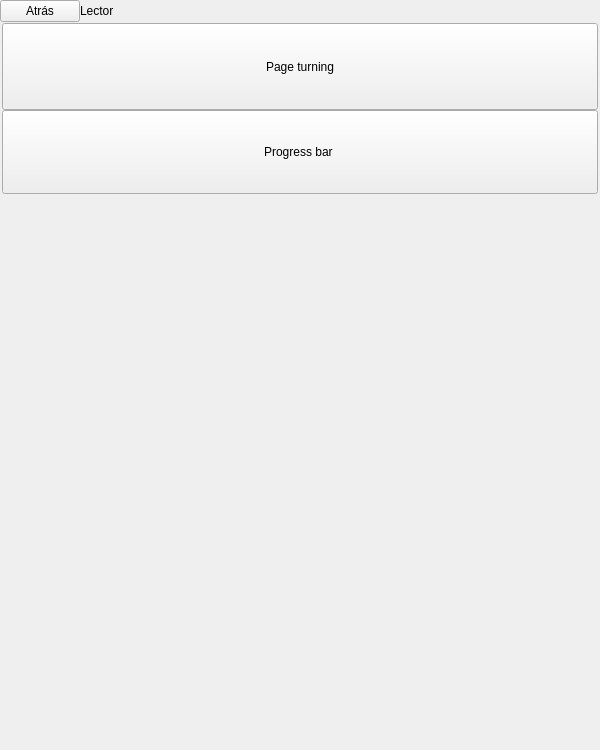
<?xml version="1.0" encoding="UTF-8"?>
<ui version="4.0">
 <class>SettingsReaderMenu</class>
 <widget class="QWidget" name="SettingsReaderMenu">
  <property name="geometry">
   <rect>
    <x>0</x>
    <y>0</y>
    <width>600</width>
    <height>750</height>
   </rect>
  </property>
  <property name="sizePolicy">
   <sizepolicy hsizetype="Expanding" vsizetype="Expanding">
    <horstretch>0</horstretch>
    <verstretch>0</verstretch>
   </sizepolicy>
  </property>
  <property name="minimumSize">
   <size>
    <width>600</width>
    <height>750</height>
   </size>
  </property>
  <property name="maximumSize">
   <size>
    <width>600</width>
    <height>750</height>
   </size>
  </property>
  <property name="windowTitle">
   <string>Form</string>
  </property>
  <property name="styleSheet">
   <string notr="true"/>
  </property>
  <layout class="QVBoxLayout" name="verticalLayout">
   <property name="spacing">
    <number>0</number>
   </property>
   <property name="margin">
    <number>0</number>
   </property>
   <item>
    <widget class="QWidget" name="settingsSectionHeader" native="true">
     <layout class="QHBoxLayout" name="horizontalLayout_8">
      <property name="spacing">
       <number>0</number>
      </property>
      <property name="margin">
       <number>0</number>
      </property>
      <item>
       <widget class="QPushButton" name="backBtn">
        <property name="focusPolicy">
         <enum>Qt::NoFocus</enum>
        </property>
        <property name="text">
         <string>Atrás</string>
        </property>
       </widget>
      </item>
      <item>
       <widget class="QLabel" name="sectionTitleLbl">
        <property name="minimumSize">
         <size>
          <width>0</width>
          <height>0</height>
         </size>
        </property>
        <property name="maximumSize">
         <size>
          <width>16777215</width>
          <height>10000</height>
         </size>
        </property>
        <property name="text">
         <string>Lector</string>
        </property>
       </widget>
      </item>
      <item>
       <spacer name="horizontalSpacer">
        <property name="orientation">
         <enum>Qt::Horizontal</enum>
        </property>
        <property name="sizeHint" stdset="0">
         <size>
          <width>40</width>
          <height>20</height>
         </size>
        </property>
       </spacer>
      </item>
     </layout>
    </widget>
   </item>
   <item>
    <widget class="QFrame" name="settingsMarginTop">
     <property name="frameShape">
      <enum>QFrame::StyledPanel</enum>
     </property>
     <property name="frameShadow">
      <enum>QFrame::Raised</enum>
     </property>
    </widget>
   </item>
   <item>
    <widget class="QWidget" name="settingsMenuListCont" native="true">
     <property name="sizePolicy">
      <sizepolicy hsizetype="Expanding" vsizetype="Fixed">
       <horstretch>0</horstretch>
       <verstretch>0</verstretch>
      </sizepolicy>
     </property>
     <property name="minimumSize">
      <size>
       <width>0</width>
       <height>0</height>
      </size>
     </property>
     <property name="styleSheet">
      <string notr="true"/>
     </property>
     <layout class="QVBoxLayout" name="verticalLayout_2">
      <property name="spacing">
       <number>0</number>
      </property>
      <property name="leftMargin">
       <number>2</number>
      </property>
      <property name="topMargin">
       <number>1</number>
      </property>
      <property name="rightMargin">
       <number>2</number>
      </property>
      <property name="bottomMargin">
       <number>2</number>
      </property>
      <item>
       <widget class="SilentQPushButton" name="pageTurningBtn">
        <property name="sizePolicy">
         <sizepolicy hsizetype="Expanding" vsizetype="Expanding">
          <horstretch>0</horstretch>
          <verstretch>0</verstretch>
         </sizepolicy>
        </property>
        <property name="minimumSize">
         <size>
          <width>0</width>
          <height>87</height>
         </size>
        </property>
        <property name="maximumSize">
         <size>
          <width>16777215</width>
          <height>87</height>
         </size>
        </property>
        <property name="focusPolicy">
         <enum>Qt::NoFocus</enum>
        </property>
        <property name="text">
         <string>Page turning</string>
        </property>
       </widget>
      </item>
      <item>
       <widget class="SilentQPushButton" name="progressBarBtn">
        <property name="sizePolicy">
         <sizepolicy hsizetype="Expanding" vsizetype="Expanding">
          <horstretch>0</horstretch>
          <verstretch>0</verstretch>
         </sizepolicy>
        </property>
        <property name="minimumSize">
         <size>
          <width>0</width>
          <height>84</height>
         </size>
        </property>
        <property name="maximumSize">
         <size>
          <width>16777215</width>
          <height>84</height>
         </size>
        </property>
        <property name="focusPolicy">
         <enum>Qt::NoFocus</enum>
        </property>
        <property name="text">
         <string>Progress bar </string>
        </property>
       </widget>
      </item>
     </layout>
    </widget>
   </item>
   <item>
    <spacer name="verticalSpacer">
     <property name="orientation">
      <enum>Qt::Vertical</enum>
     </property>
     <property name="sizeHint" stdset="0">
      <size>
       <width>20</width>
       <height>40</height>
      </size>
     </property>
    </spacer>
   </item>
  </layout>
 </widget>
 <customwidgets>
  <customwidget>
   <class>SilentQPushButton</class>
   <extends>QPushButton</extends>
   <header>SilentQPushButton.h</header>
  </customwidget>
 </customwidgets>
 <resources>
  <include location="../Settings800.qrc"/>
 </resources>
 <connections/>
</ui>
